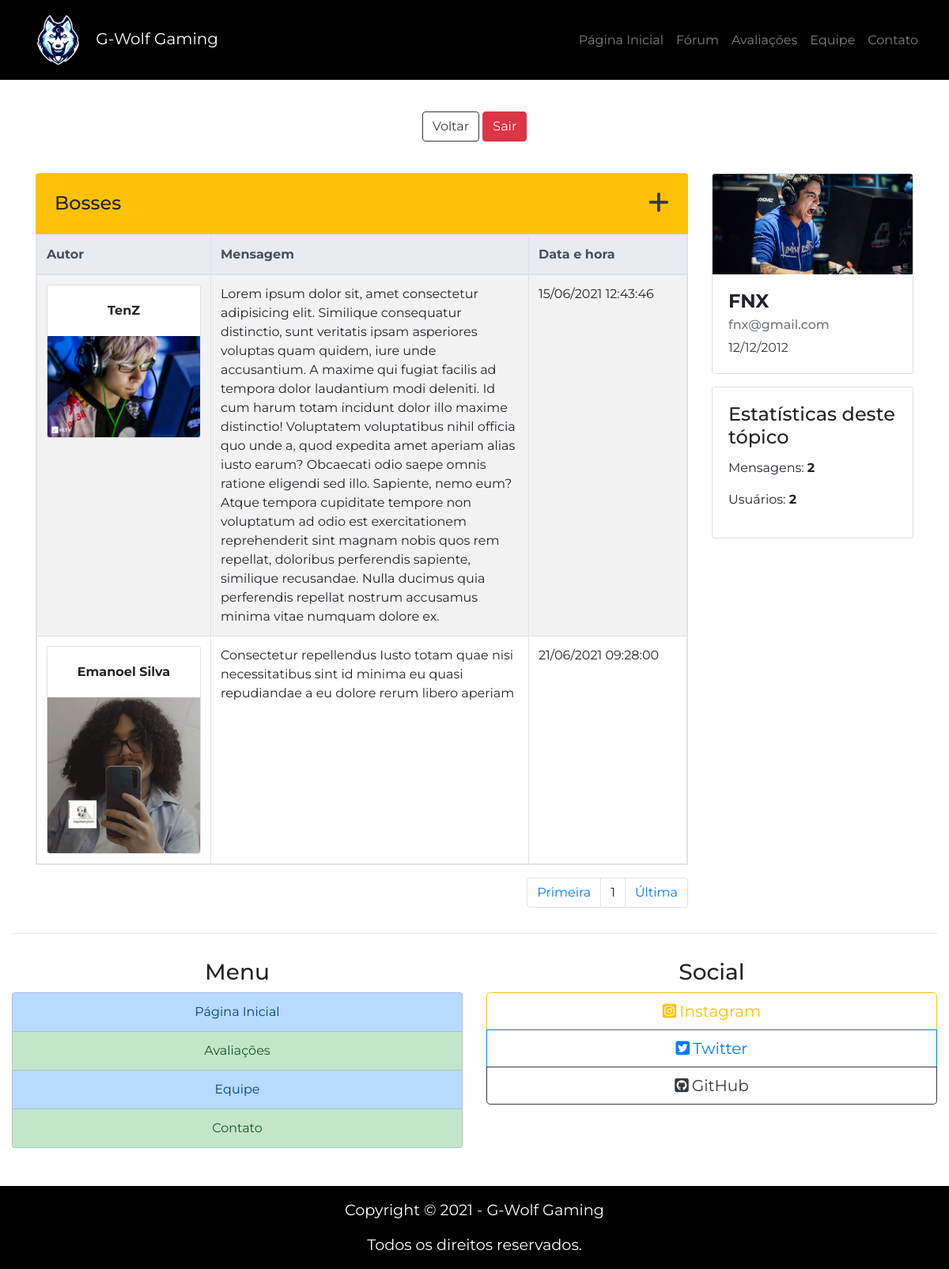
The page /topicos/bosses.php (signed in) on the database its author committed.
### tables this page shows
CREATE TABLE IF NOT EXISTS `mensagens_topico` (
  `id_msg` int(11) NOT NULL AUTO_INCREMENT,
  `conteudo_msg` varchar(3000) NOT NULL,
  `autor_msg` varchar(255) NOT NULL,
  `img_autor_msg` varchar(40) NOT NULL,
  `data_msg` datetime NOT NULL,
  `topico_msg` varchar(255) NOT NULL,
  PRIMARY KEY (`id_msg`)
);

### php/converte_data.php (called while the page is built)
<?php
$datadobanco = $_SESSION['usuarioDtNasc'];
$dataconvertida = implode("/", array_reverse(explode("-", $datadobanco)));

### topicos/bosses.php (the view, shortened to what this page needs)
<?php
include_once("../php/conexao.php");
include_once("../php/converte_data.php");
$contar_msg = "SELECT * FROM mensagens_topico WHERE topico_msg = 'Bosses'";
$resultado_contar_msg = mysqli_query($connect, $contar_msg);
$total_msg = mysqli_num_rows($resultado_contar_msg);
$contar_usuarios = "SELECT autor_msg, COUNT(autor_msg) as total FROM mensagens_topico WHERE topico_msg = 'Bosses' GROUP BY autor_msg";
$resultado_contar_usuarios = mysqli_query($connect, $contar_usuarios);
$total_usuarios = mysqli_num_rows($resultado_contar_usuarios);
?>
<!DOCTYPE html>
<html lang="pt-br">
<head>
    <link rel="stylesheet" href="https://stackpath.bootstrapcdn.com/bootstrap/4.5.0/css/bootstrap.min.css">
    <link rel="stylesheet" href="../css/global.css">
    <link rel="stylesheet" href="../css/homeforum.css">
</head>
<body>
    <header>
        <nav class="navbar navbar-expand-lg navbar-dark bg-black">
            <div class="container-fluid py-0">
                <a class="navbar-brand text-white p-0" href="../index.php">
                    <img id="logo" src="../assets/logo-sem-texto.png" alt="G-Wolf Gaming">
                    G-Wolf Gaming
                </a>
                <div class="collapse navbar-collapse justify-content-end" id="navbarSite">
                    <ul class="navbar-nav">
                        <li class="nav-item">
                            <a class="nav-link" href="../index.php">Página Inicial</a>
                        </li>
                        <li class="nav-item">
                            <a class="nav-link" href="../forum.php">Fórum</a>
                        </li>
                        <li class="nav-item">
                            <a class="nav-link" href="../avaliacoes.html">Avaliações</a>
                        </li>
                        <li class="nav-item">
                            <a class="nav-link" href="../equipe.html">Equipe</a>
                        </li>
                        <li class="nav-item">
                            <a class="nav-link " href="../contato.php">Contato</a>
                        </li>
                    </ul>
                </div>
            </div>
        </nav>
    </header>
    <main>
        <div class="container mt-2">
            <div class="bg-white mb-3 rounded-bottom">
                <div class="container">
                    <div class="row py-4 d-flex align-items-center">
                        <div class="col-md-12 text-center">
                            <a href="../forum.php" class="btn btn-outline-dark mt-2">Voltar</a>
                            <a href="../php/sair.php"><button class="btn btn-danger mt-2">Sair</button></a>
                        </div>
                    </div>
                </div>
            </div>
            <div class="row">
                <div class="col-12 col-lg-9 col-xl-9">
                    <div id="topic" class="d-flex bg-warning mb-0 p-4 rounded-top justify-content-between">
                        <h2 class="h4 mb-0">Bosses</h2>
                        <a href class="h4 text-dark mb-0" data-toggle="modal" data-target="#createMsgModal"><i class="fas fa-plus fa-lg"></i></a>
                    </div>
                    <table class="table table-striped table-bordered table-responsive">
                        <thead class="thead-light">
                            <tr>
                                <th scope="col" class="autor-col">Autor</th>
                                <th scope="col" class="msg-col">Mensagem</th>
                                <th scope="col" class="date-col">Data e hora</th>
                            </tr>
                        </thead>
                        <tbody>
                            <?php
                                $pagina_atual = filter_input(INPUT_GET, 'pagina', FILTER_SANITIZE_NUMBER_INT);
                                $pagina = (!empty($pagina_atual)) ? $pagina_atual : 1;
                                $qnt_pagina = 20;
                                $inicio = ($qnt_pagina * $pagina) - $qnt_pagina;
                                $show_msg = "SELECT * FROM mensagens_topico WHERE topico_msg = 'Bosses' LIMIT $inicio, $qnt_pagina";
                                $resultado_show_msg = mysqli_query($connect, $show_msg);
                                while($row_msg = mysqli_fetch_assoc($resultado_show_msg)):
                            ?>
                            <tr>
                                <td>
                                    <div class="card text-center">
                                        <div class="card-body">
                                            <b><?php echo $row_msg['autor_msg']; ?></b>
                                        </div>
                                        <img class="card-img-bottom" src="../upload/<?php echo $row_msg['img_autor_msg']; ?>" alt="Imagem Autor">
                                    </div>
                                </td>
                                <td>
                                    <?php echo $row_msg['conteudo_msg']; ?>
                                </td>
                                <td>
                                    <div><?php $data_msg = $row_msg['data_msg']; echo date('d/m/Y H:i:s', strtotime($data_msg)); ?></div>
                                </td>
                            </tr>
                            <?php
                                endwhile;
                            ?>
                        </tbody>
                    </table>
                    <div>
                        <nav>
                            <ul class="pagination justify-content-end">
                        <?php
                            $result_pg = "SELECT COUNT(id_msg) AS num_result FROM mensagens_topico WHERE topico_msg = 'Bosses'";
                            $resultado_pg = mysqli_query($connect, $result_pg);
                            $row_pg = mysqli_fetch_assoc($resultado_pg);
                            $quantidade_pg = ceil($row_pg['num_result'] / $qnt_pagina);
                            echo "<li class='page-item'><a class='page-link' href='./bosses.php?pagina=1'>Primeira</a></li>";
                            echo "<li class='page-item'><a class='page-link'>$pagina</a></li>";
                            echo "<li class='page-item'><a class='page-link' href='./bosses.php?pagina=$quantidade_pg'>Última</a></li>";
                        ?>
                            </ul>
                        </nav>
                    </div>
                </div>
                <div class="col-12 col-lg-3 col-xl-3">
                    <aside>
                        <div class="row">
                            <div class="col-12 col-sm-6 col-lg-12 col-xl-12">
                                <div class="card mb-3 mb-sm-3 mb-xl-3">
                                    <img src="../upload/<?php echo $_SESSION['usuarioImgPerfil']; ?>" class="card-img-top">
                                    <div class="card-body">
                                        <h4 class="card-title"><b><?php echo $_SESSION['usuarioNome']; ?></b></h4>
                                        <h6 class="card-subtitle mb-2 text-muted"><?php echo $_SESSION['usuarioEmail']; ?></h5>
                                        <p class="card-text text-dark"><?php echo $dataconvertida; ?></p>
                                    </div>
                                </div>
                            </div>
                            <div class="col-12 col-sm-6 col-lg-12 col-xl-12">
                                <div class="card mb-3 mb-sm-3 mb-xl-3">
                                    <div class="card-body">
                                        <h2 class="h4 card-title">Estatísticas deste tópico</h1>
                                        <p>Mensagens: <b><?php echo $total_msg; ?></b></p>
                                        <p>Usuários: <b><?php echo $total_usuarios; ?></b></p>
                                    </div>
                                </div>
                            </div>
                        </div>
                    </aside>
                </div>
            </div>
        </div>
    </main>
    <footer>
        <div class="container-fluid">
            <div class="row">
                <div class="col-12 mb-3">
                    <hr>
                </div>
                <div class="col-sm-6 mb-4 text-center">
                    <h3>Menu</h3>
                    <div class="list-group">
                        <a class="list-group-item list-group-item-action list-group-item-primary" href="../index.php">Página Inicial</a>
                        <a class="list-group-item list-group-item-action list-group-item-success" href="../avaliacoes.html">Avaliações</a>
                        <a class="list-group-item list-group-item-action list-group-item-primary" href="../equipe.html">Equipe</a>
                        <a class="list-group-item list-group-item-action list-group-item-success" href="../contato.php">Contato</a>
                    </div>
                </div>
                <div class="col-sm-6 mb-1 text-center">
                    <h3>Social</h3>
                    <div class="btn-group-vertical btn-block btn-group-lg" role="group">
                        <a class="btn btn-outline-warning" href="https://www.instagram.com/oficialgwolf/" target="_blank"><i class="fab fa-instagram-square mr-1"></i>Instagram</a>
                        <a class="btn btn-outline-primary" href="https://twitter.com/oficialgwolf" target="_blank"><i class="fab fa-twitter-square mr-1"></i>Twitter</a>
                        <a class="btn btn-outline-dark" href="https://github.com/oficialgwolf" target="_blank"><i class="fab fa-github-square mr-1"></i>GitHub</a>
                    </div>
                </div>
                <div class="col-12 text-center bg-black pt-3 mt-4">
                    <p class="font-size-maior text-white">Copyright © 2021 - G-Wolf Gaming</p>
                    <p class="font-size-maior text-white">Todos os direitos reservados.</p>
                </div>
            </div>
        </div>
    </footer>
</body>
</html>

### css/global.css (style rules this page uses)
body { font-family: 'Montserrat', sans-serif; }
.bg-black { background-color: #000; }
.font-size-maior { font-size: 1.2em; }
#logo { width: 85px; }

### css/homeforum.css (style rules this page uses)
.autor-col { min-width: 220px; }
.msg-col { min-width: 402px; }
.date-col { min-width: 200px; }

### rows shown on the page
mensagens_topico: autor_msg "TenZ", img_autor_msg (picture), conteudo_msg "Lorem ipsum dolor sit, amet consectetur adipisicing elit. Similique consequatur distinctio, sunt veritatis ipsam asperiores voluptas quam quidem, iure unde accusantium. A maxime qui fugiat facilis ad tempora dolor laudantium modi deleniti. Id cum harum totam incidunt dolor illo maxime distinctio! Voluptatem voluptatibus nihil officia quo unde a, quod expedita amet aperiam alias iusto earum? Obcaecati odio saepe omnis ratione eligendi sed illo. Sapiente, nemo eum? Atque tempora cupiditate tempore non voluptatum ad odio est exercitationem reprehenderit sint magnam nobis quos rem repellat, doloribus perferendis sapiente, similique recusandae. Nulla ducimus quia perferendis repellat nostrum…", data_msg "15/06/2021 12:43:46"
mensagens_topico: autor_msg "Emanoel Silva", img_autor_msg (picture), conteudo_msg "Consectetur repellendus Iusto totam quae nisi necessitatibus sint id minima eu quasi repudiandae a eu dolore rerum libero aperiam", data_msg "21/06/2021 09:28:00"

### other values the page prints
$pagina "1"
$_SESSION['usuarioNome'] "FNX"
$_SESSION['usuarioEmail'] "fnx@gmail.com"
$dataconvertida "12/12/2012"
$total_msg "2"
$total_usuarios "2"
